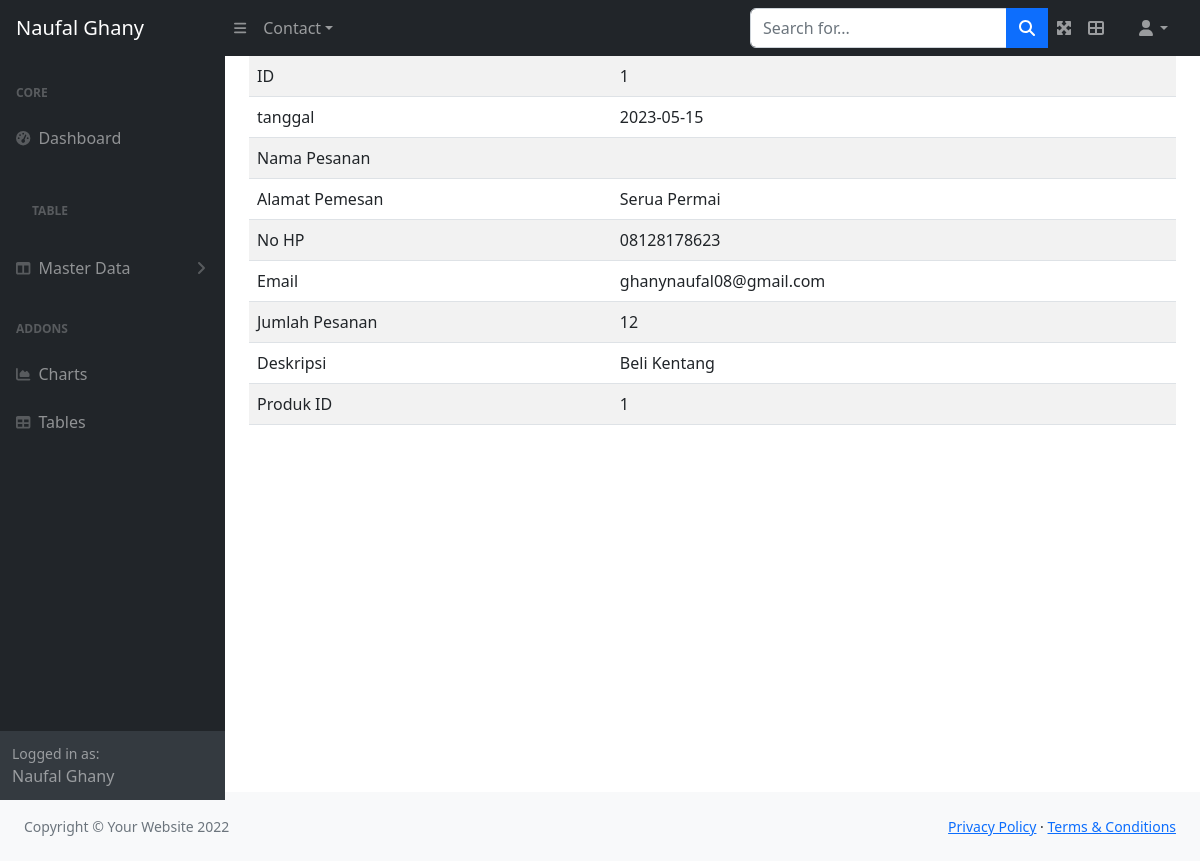
Screenshot of /admin/index.php?hal=view_pesanan&id=1 with the database file from the repository.
### tables this page shows
CREATE TABLE `pesanan` (
  `id` int(11) NOT NULL,
  `tanggal` date NOT NULL,
  `nama_pemesan` varchar(45) NOT NULL,
  `alamat_pemesan` varchar(45) NOT NULL,
  `no_hp` varchar(20) NOT NULL,
  `email` varchar(45) NOT NULL,
  `jumlah_pesanan` int(11) DEFAULT NULL,
  `deskripsi` text DEFAULT NULL,
  `produk_id` int(11) DEFAULT NULL
);

### admin/view_pesanan.php (the view)
<?php
require_once 'dbkoneksi.php';
?>
<?php
    $_id = $_GET['id'];
    $sql = "SELECT * FROM pesanan WHERE id=?";
    $st = $dbh->prepare($sql);
    $st->execute([$_id]);
    $row = $st->fetch();
?>
<table class="table table-striped">
    <tbody>
        <tr><td>ID</td><td><?=$row['id']?></td></tr>
        <tr>  <td>tanggal</td><td><?=$row['tanggal']?></td></tr>
        <tr>   <td>Nama Pesanan</td><td><?=$row['nama']?></td></tr>
        <tr>   <td>Alamat Pemesan</td><td><?=$row['alamat_pemesan']?></td></tr>
        <tr>   <td>No HP</td><td><?=$row['no_hp']?></td></tr>
        <tr>   <td>Email</td><td><?=$row['email']?></td></tr>
        <tr>   <td>Jumlah Pesanan</td><td><?=$row['jumlah_pesanan']?></td></tr>
        <tr>   <td>Deskripsi</td><td><?=$row['deskripsi']?></td></tr>
        <tr>   <td>Produk ID</td><td><?=$row['produk_id']?></td></tr>
    </tbody>
</table>

### rows the page displays
pesanan: id "1", tanggal "2023-05-15", alamat_pemesan "Serua Permai", no_hp "08128178623", email "ghanynaufal08@gmail.com", jumlah_pesanan "12", deskripsi "Beli Kentang", produk "1"
